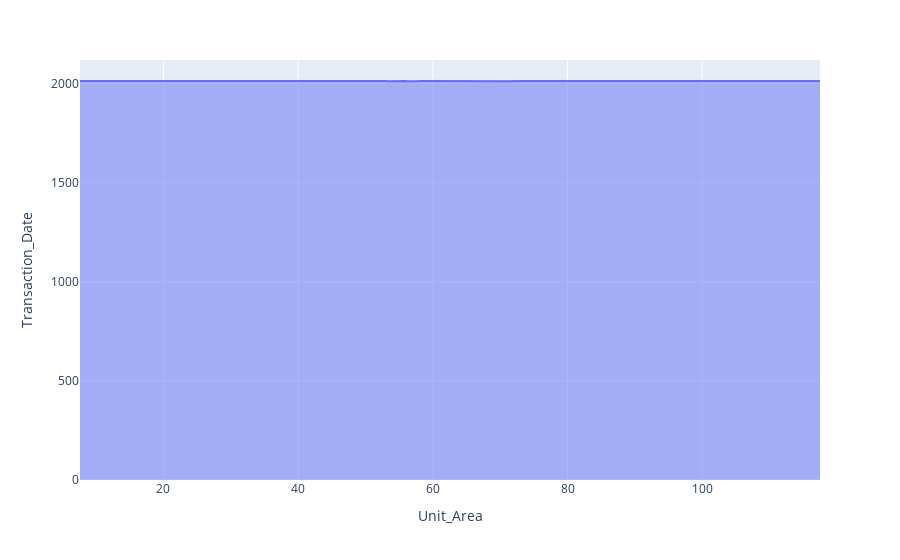
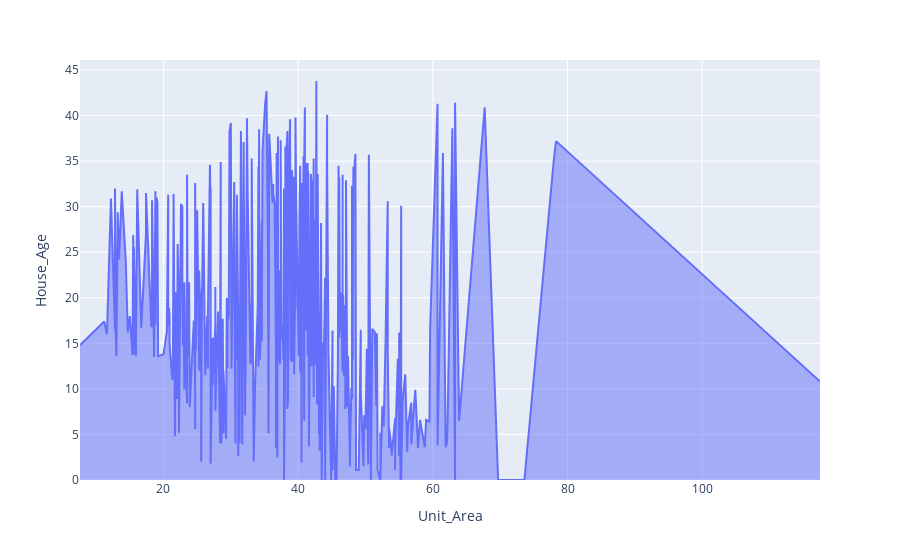
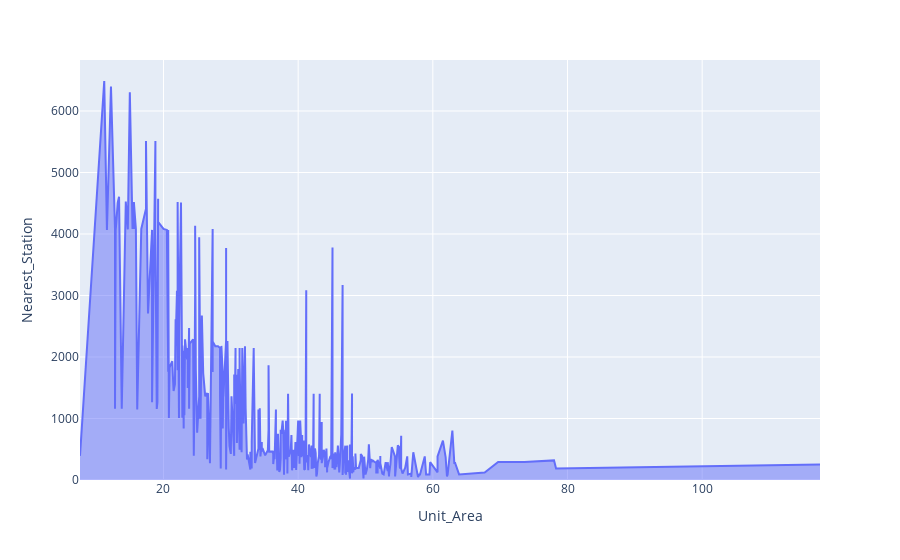
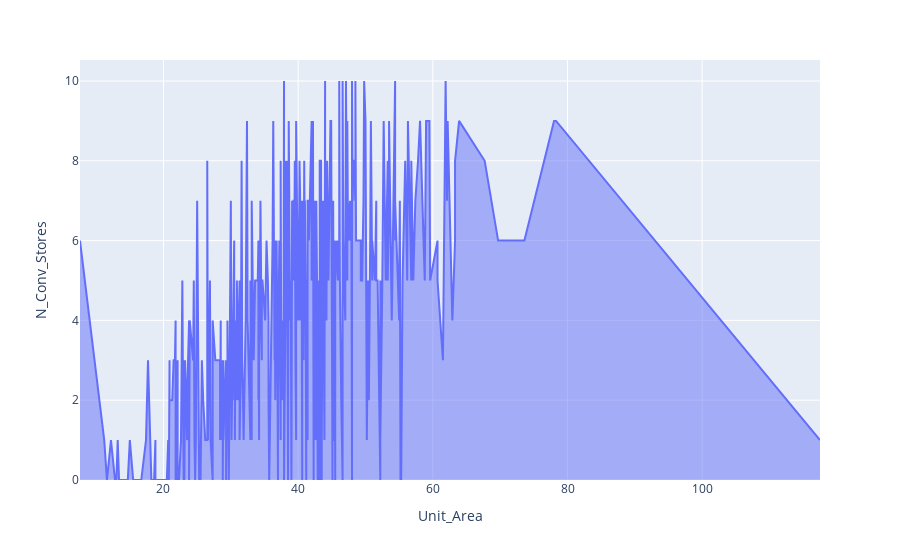

The cell these charts' notebook holds for them, in order:
### Code cell
# Area PLot
print(df.columns)
for i in df.columns.drop('Unit_Area'):
    fig = px.area(df,x=df['Unit_Area'],y=df[i])
    fig.show()

### Figure 1 — Plotly figure (JSON) as saved in the notebook; plotly's stock layout.template omitted (floating-point values rounded to 4 significant figures; data arrays with more than 128 entries replaced by an {"elided": "..."} marker saying what was removed)
{"data": [{"fillpattern": {"shape": ""}, "hovertemplate": "Unit_Area=%{x}<br>Transaction_Date=%{y}<extra></extra>", "legendgroup": "", "line": {"color": "#636efa"}, "marker": {"symbol": "circle"}, "mode": "lines", "name": "", "orientation": "v", "showlegend": false, "stackgroup": "1", "type": "scatter", "x": {"elided": "414 float values"}, "xaxis": "x", "y": {"elided": "414 float values"}, "yaxis": "y"}], "layout": {"legend": {"tracegroupgap": 0}, "margin": {"t": 60}, "xaxis": {"anchor": "y", "domain": [0, 1], "title": {"text": "Unit_Area"}}, "yaxis": {"anchor": "x", "domain": [0, 1], "title": {"text": "Transaction_Date"}}}}

### Figure 2 — Plotly figure (JSON) as saved in the notebook; plotly's stock layout.template omitted (floating-point values rounded to 4 significant figures; data arrays with more than 128 entries replaced by an {"elided": "..."} marker saying what was removed)
{"data": [{"fillpattern": {"shape": ""}, "hovertemplate": "Unit_Area=%{x}<br>House_Age=%{y}<extra></extra>", "legendgroup": "", "line": {"color": "#636efa"}, "marker": {"symbol": "circle"}, "mode": "lines", "name": "", "orientation": "v", "showlegend": false, "stackgroup": "1", "type": "scatter", "x": {"elided": "414 float values"}, "xaxis": "x", "y": {"elided": "414 float values"}, "yaxis": "y"}], "layout": {"legend": {"tracegroupgap": 0}, "margin": {"t": 60}, "xaxis": {"anchor": "y", "domain": [0, 1], "title": {"text": "Unit_Area"}}, "yaxis": {"anchor": "x", "domain": [0, 1], "title": {"text": "House_Age"}}}}

### Figure 3 — Plotly figure (JSON) as saved in the notebook; plotly's stock layout.template omitted (floating-point values rounded to 4 significant figures; data arrays with more than 128 entries replaced by an {"elided": "..."} marker saying what was removed)
{"data": [{"fillpattern": {"shape": ""}, "hovertemplate": "Unit_Area=%{x}<br>Nearest_Station=%{y}<extra></extra>", "legendgroup": "", "line": {"color": "#636efa"}, "marker": {"symbol": "circle"}, "mode": "lines", "name": "", "orientation": "v", "showlegend": false, "stackgroup": "1", "type": "scatter", "x": {"elided": "414 float values"}, "xaxis": "x", "y": {"elided": "414 float values"}, "yaxis": "y"}], "layout": {"legend": {"tracegroupgap": 0}, "margin": {"t": 60}, "xaxis": {"anchor": "y", "domain": [0, 1], "title": {"text": "Unit_Area"}}, "yaxis": {"anchor": "x", "domain": [0, 1], "title": {"text": "Nearest_Station"}}}}

### Figure 4 — Plotly figure (JSON) as saved in the notebook; plotly's stock layout.template omitted (floating-point values rounded to 4 significant figures; data arrays with more than 128 entries replaced by an {"elided": "..."} marker saying what was removed)
{"data": [{"fillpattern": {"shape": ""}, "hovertemplate": "Unit_Area=%{x}<br>N_Conv_Stores=%{y}<extra></extra>", "legendgroup": "", "line": {"color": "#636efa"}, "marker": {"symbol": "circle"}, "mode": "lines", "name": "", "orientation": "v", "showlegend": false, "stackgroup": "1", "type": "scatter", "x": {"elided": "414 float values"}, "xaxis": "x", "y": {"elided": "414 int values"}, "yaxis": "y"}], "layout": {"legend": {"tracegroupgap": 0}, "margin": {"t": 60}, "xaxis": {"anchor": "y", "domain": [0, 1], "title": {"text": "Unit_Area"}}, "yaxis": {"anchor": "x", "domain": [0, 1], "title": {"text": "N_Conv_Stores"}}}}
